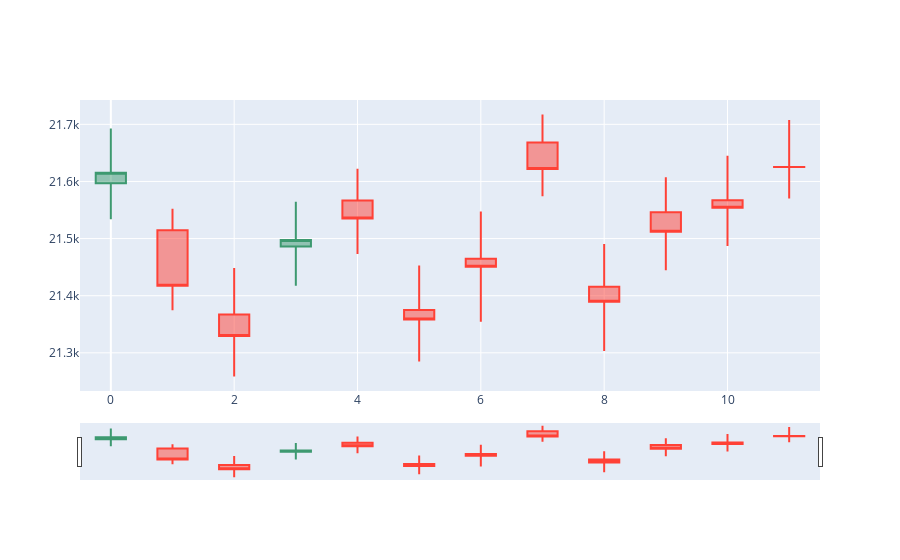
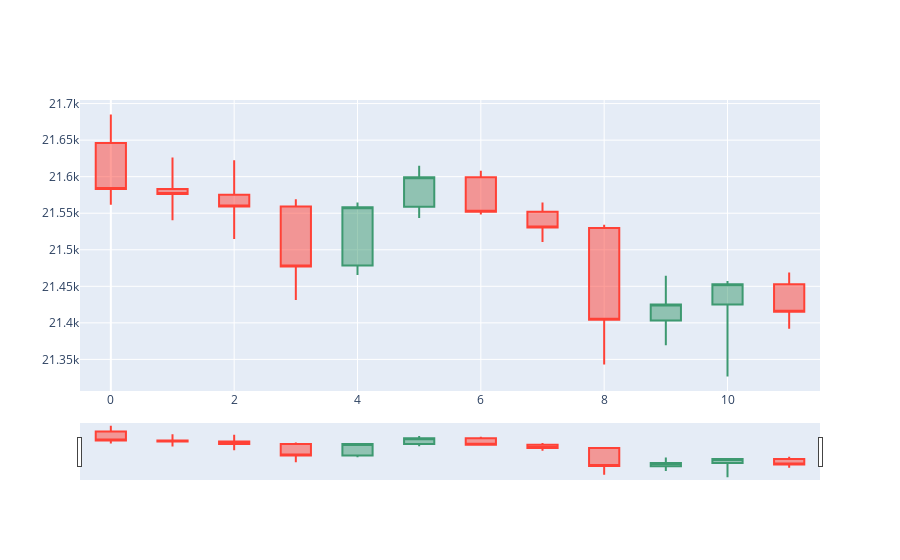

Notebook code cell kept with these figures, in order:
### Code cell
TIME_POINT = 20
predicted_total = [predicted[f'LSTM_regressor_{i}'] for i in range(12)]
predicted_series = pd.DataFrame([i[TIME_POINT] for i in predicted_total], columns=['open', 'high', 'low', 'close'])
fig = go.Figure(data=[go.Candlestick(
                x=predicted_series.index,
                open=predicted_series['open'],
                high=predicted_series['high'],
                low=predicted_series['low'],
                close=predicted_series['close'])])
fig.show()

actual_data = pd.DataFrame(test_data.values[TIME_POINT:TIME_POINT+12], columns=test_data.columns)
fig = go.Figure(data=[go.Candlestick(
                x=actual_data.index,
                open=actual_data['open'],
                high=actual_data['high'],
                low=actual_data['low'],
                close=actual_data['close'])])
fig.show()

### Figure 1 — Plotly figure (JSON) as saved in the notebook; plotly's stock layout.template omitted (floating-point values rounded to 4 significant figures)
{"data": [{"close": [21620.0, 21420.0, 21330.0, 21500.0, 21540.0, 21360.0, 21450.0, 21620.0, 21390.0, 21510.0, 21550.0, 21630.0], "high": [21690.0, 21550.0, 21450.0, 21560.0, 21620.0, 21450.0, 21550.0, 21720.0, 21490.0, 21610.0, 21640.0, 21710.0], "low": [21530.0, 21370.0, 21260.0, 21420.0, 21470.0, 21280.0, 21350.0, 21570.0, 21300.0, 21440.0, 21490.0, 21570.0], "open": [21600.0, 21510.0, 21370.0, 21490.0, 21570.0, 21380.0, 21460.0, 21670.0, 21420.0, 21550.0, 21570.0, 21630.0], "type": "candlestick", "x": [0, 1, 2, 3, 4, 5, 6, 7, 8, 9, 10, 11]}], "layout": {}}

### Figure 2 — Plotly figure (JSON) as saved in the notebook; plotly's stock layout.template omitted (floating-point values rounded to 4 significant figures)
{"data": [{"close": [21583, 21580.0, 21560.0, 21480.0, 21560.0, 21600.0, 21550.0, 21530.0, 21400.0, 21425, 21450.0, 21420.0], "high": [21685, 21630.0, 21620.0, 21569, 21560.0, 21610.0, 21610.0, 21560.0, 21530.0, 21460.0, 21460.0, 21470.0], "low": [21560.0, 21540.0, 21510.0, 21430.0, 21470.0, 21540.0, 21550.0, 21510.0, 21340.0, 21370.0, 21330.0, 21392], "open": [21650.0, 21580.0, 21580.0, 21560.0, 21480.0, 21560.0, 21600.0, 21550.0, 21530.0, 21400.0, 21425, 21450.0], "type": "candlestick", "x": [0, 1, 2, 3, 4, 5, 6, 7, 8, 9, 10, 11]}], "layout": {}}
